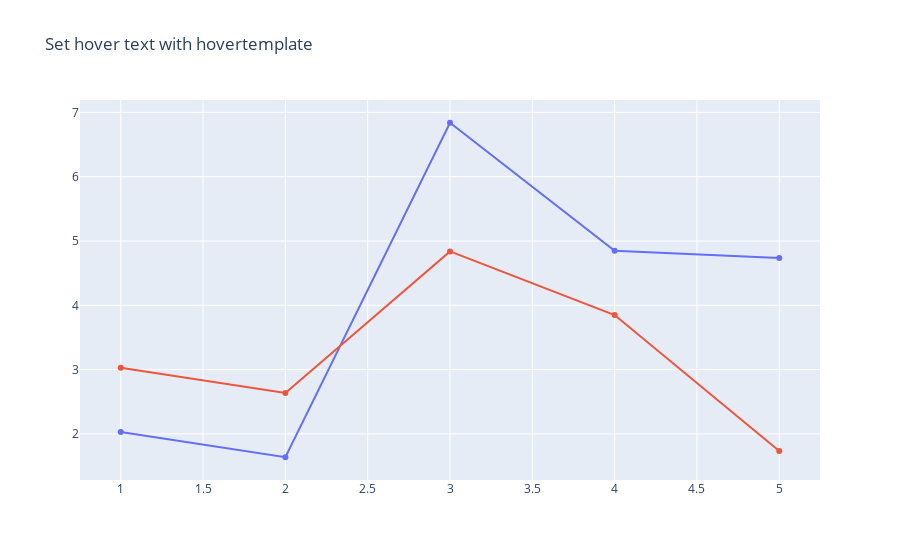

Notebook code for this chart:
### Code cell
fig = go.Figure(go.Scatter(
    x = [1,2,3,4,5],
    y = [2.02825,1.63728,6.83839,4.8485,4.73463],
    hovertemplate =
    '<i>Price</i>: $%{y:.2f}'+
    '<br><b>X</b>: %{x}<br>'+
    '<b>%{text}</b>',
    text = ['Custom text {}'.format(i + 1) for i in range(5)],
    showlegend = False))

fig.add_trace(go.Scatter(
    x = [1,2,3,4,5],
    y = [3.02825,2.63728,4.83839,3.8485,1.73463],
    hovertemplate = 'Price: %{y:$.2f}<extra></extra>',
    showlegend = False))

fig.update_layout(
    hoverlabel_align = 'right',
    title = "Set hover text with hovertemplate")

fig.show()

### Figure 1 — Plotly figure (JSON) as saved in the notebook; plotly's stock layout.template omitted (floating-point values rounded to 4 significant figures)
{"data": [{"hovertemplate": "<i>Price</i>: $%{y:.2f}<br><b>X</b>: %{x}<br><b>%{text}</b>", "showlegend": false, "text": ["Custom text 1", "Custom text 2", "Custom text 3", "Custom text 4", "Custom text 5"], "type": "scatter", "x": [1, 2, 3, 4, 5], "y": [2.028, 1.637, 6.838, 4.848, 4.735]}, {"hovertemplate": "Price: %{y:$.2f}<extra></extra>", "showlegend": false, "type": "scatter", "x": [1, 2, 3, 4, 5], "y": [3.028, 2.637, 4.838, 3.849, 1.735]}], "layout": {"hoverlabel": {"align": "right"}, "title": {"text": "Set hover text with hovertemplate"}}}
